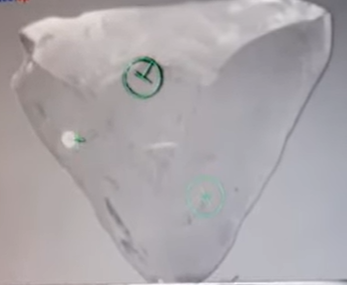
#> input picture 11.png, 347 x 285 px
$ python ImageProcess.py   (older library calls are emulated)
#> lines starting #> are read from the running program, lines starting #| are printed output that depends on the picture; after the words box and inside, x2 and y2 are one past the last pixel; in counts of white or black regions, pixels touching at a corner belong together
import cv2

# Read the original image
img = cv2.imread('11.png')
#> img is the input picture: shape (285, 347, 3); mean B, G, R 170.3, 166.9, 171.6
# Display original image
cv2.imshow('Original', img)
cv2.waitKey(0)

# Convert to graycsale
img_gray = cv2.cvtColor(img, cv2.COLOR_BGR2GRAY)
# Blur the image for better edge detection
img_blur = cv2.GaussianBlur(img_gray, (5, 5), 1.2)

# Sobel Edge Detection
sobelx = cv2.Sobel(src=img_blur, ddepth=cv2.CV_64F, dx=1, dy=0, ksize=1)  # Sobel Edge Detection on the X axis
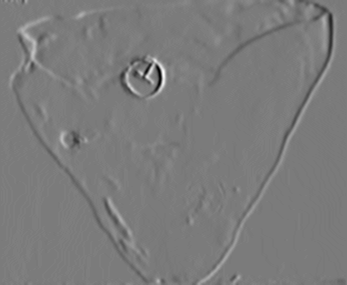
#> sobelx: shape (285, 347) float64; min -53, max 56, mean 0; drawn with min black and max white
sobely = cv2.Sobel(src=img_blur, ddepth=cv2.CV_64F, dx=0, dy=1, ksize=1)  # Sobel Edge Detection on the Y axis
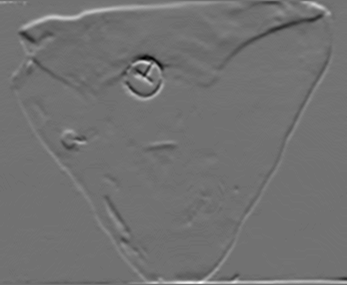
#> sobely: shape (285, 347) float64; min -51, max 64, mean 0.4; drawn with min black and max white
sobelxy = cv2.Sobel(src=img_blur, ddepth=cv2.CV_64F, dx=1, dy=1, ksize=1)  # Combined X and Y Sobel Edge Detection
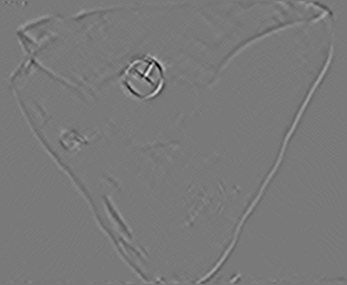
#> sobelxy: shape (285, 347) float64; min -44, max 48, mean 0; drawn with min black and max white
# [12 lines of commented-out code are left out]


edges = cv2.Canny(image=img_blur, threshold1=18, threshold2=31)  # Canny Edge Detection
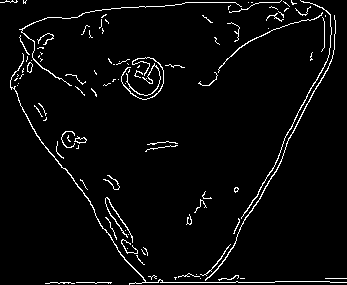
#> edges: shape (285, 347); 3.7% white in thin lines or dots


# [27 lines of commented-out code are left out]


arLeft=[]

for x in range(1, edges.shape[0], 1) :
    flag=0
    lastright = 0
    for y in range(1, edges.shape[1], 1) :

        if edges[x][y] == 255 :
            flag=1
            arLeft.append([x,y])
            lastright= y


        if flag == 0 :
            edges[x][y]=255

    for r in range(lastright,edges.shape[1],1) :
        edges[x][r]=255
#> edges: shape (285, 347); 38.7% white; 91 white regions (63 under 20 px), largest, box (x1, y1, x2, y2) and area: (0, 0, 347, 285) 36403, (121, 57, 164, 100) 314, (218, 12, 323, 73) 146


tempx=0
criticalLeft =[]
criticalRight=[]
pre=arLeft[0]
#> pre = [1, 5]

for val in arLeft:

  if(val[0]!= tempx):
      tempx=val[0]
      criticalLeft.append(val)

  if(val[0] ==pre[0]) :
      pre=val
  else:
      criticalRight.append(pre)
      pre=val
#> after the loop, tempx = 284

criticalRight.append(arLeft[len(arLeft)-1])

for val in criticalLeft:
    edges[val[0]][val[1]] =255
    edges[val[0]][val[1]+1] = 255
    edges[val[0]][val[1]+2] = 255
    edges[val[0]][val[1]+3] = 255
    edges[val[0]][val[1] + 4] = 255
    edges[val[0]][val[1] + 5] = 255
    edges[val[0]][val[1] + 6] = 255
    edges[val[0]][val[1] + 7] = 255
    edges[val[0]][val[1] + 8] = 255
    edges[val[0]][val[1] + 9] = 255
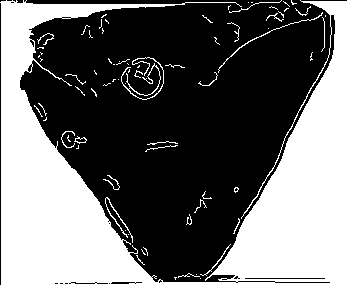
#> edges: shape (285, 347); 40.9% white; 76 white regions (52 under 20 px), largest, box (x1, y1, x2, y2) and area: (0, 0, 347, 285) 38743, (121, 57, 164, 100) 314, (218, 12, 323, 73) 146

for val in criticalRight:
    edges[val[0]][val[1]] =255
    edges[val[0]][val[1]-1] = 255
    edges[val[0]][val[1]-2] = 255
    edges[val[0]][val[1]-3] = 255
    edges[val[0]][val[1] - 4] = 255
    edges[val[0]][val[1] - 5] = 255
    edges[val[0]][val[1] - 6] = 255
    edges[val[0]][val[1] - 7] = 255
    edges[val[0]][val[1] - 8] = 255
    edges[val[0]][val[1] - 9] = 255
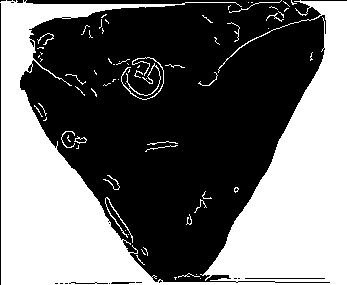
#> edges: shape (285, 347); 42.9% white; 70 white regions (51 under 20 px), largest, box (x1, y1, x2, y2) and area: (0, 0, 347, 285) 41064, (121, 57, 164, 100) 314, (105, 197, 133, 243) 128


#for top reduction
for x in range(criticalLeft[0][0],criticalLeft[0][0]+20,1) :
    for y in range(1,edges.shape[1],1):
        edges[x][y]=255
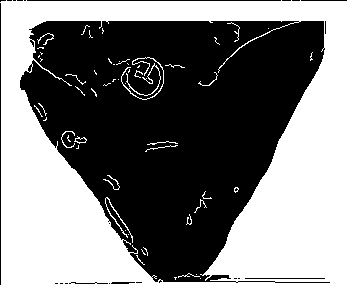
#> edges: shape (285, 347); 47.2% white; 56 white regions (39 under 20 px), largest, box (x1, y1, x2, y2) and area: (0, 0, 347, 285) 45418, (121, 57, 164, 100) 314, (105, 197, 133, 243) 128

cv2.imshow('Canny Edge Detection', edges)

cv2.waitKey(0)

cv2.destroyAllWindows()


##finder


import cv2 as cv
import numpy as np
from matplotlib import pyplot as plt
img = edges
img2 = img.copy()
template = cv.imread('smallpart.png',0)
#> (the run stopped early here; a loop or call above may not have finished)

$ run again, with full.png copied over 11.png
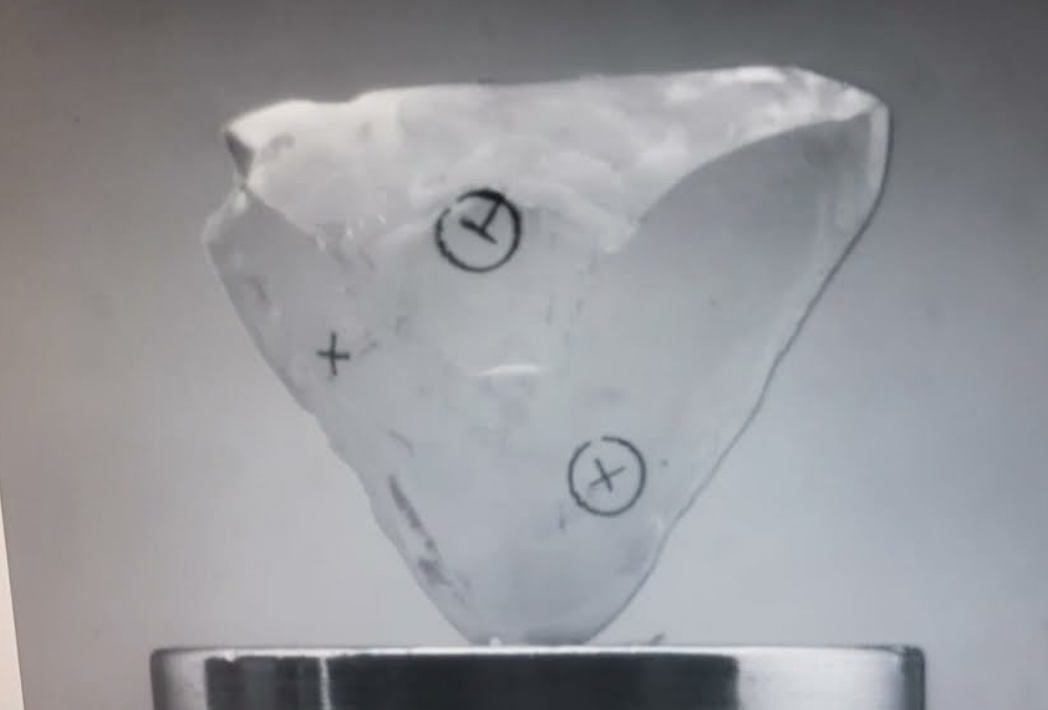
#> input picture full.png, 1048 x 710 px
#> img is the input picture: shape (710, 1048, 3); mean B, G, R 154.8, 150.7, 149.8
#> `edges = cv2.Canny(image=img_blur, threshold1=18, threshold2=31)`:
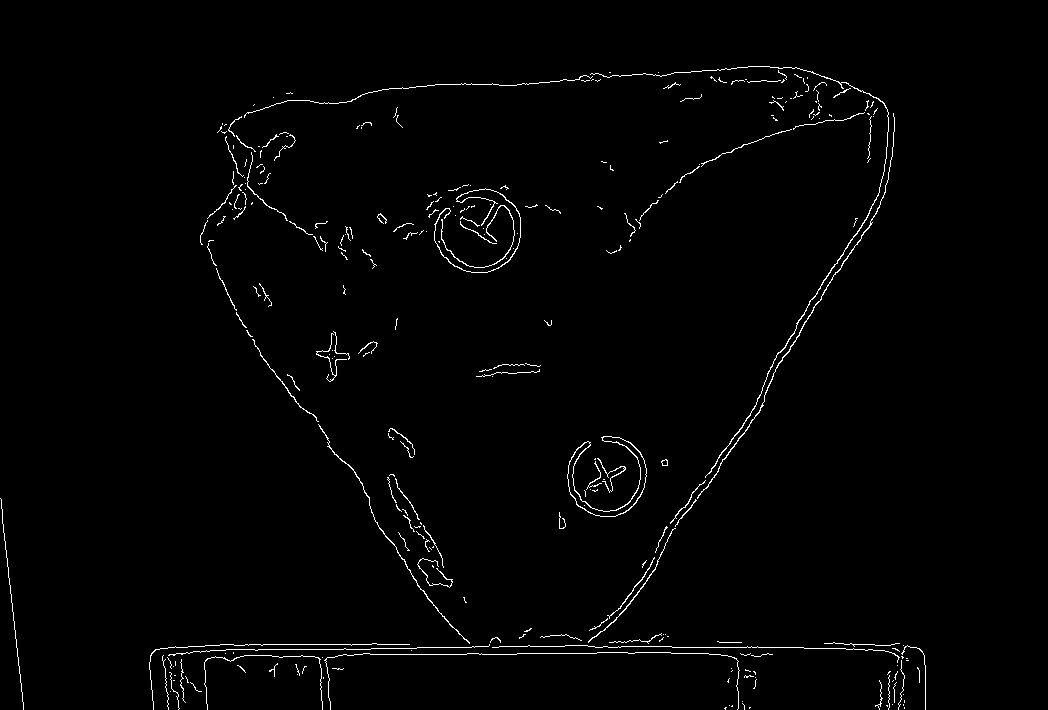
#> edges: shape (710, 1048); 1.4% white in thin lines or dots, all inside (x1, y1, x2, y2) = (0, 66, 926, 710)
#> after the loop `for x in range(criticalLeft[0][0],criticalLeft[0][0]+20,1) :`:
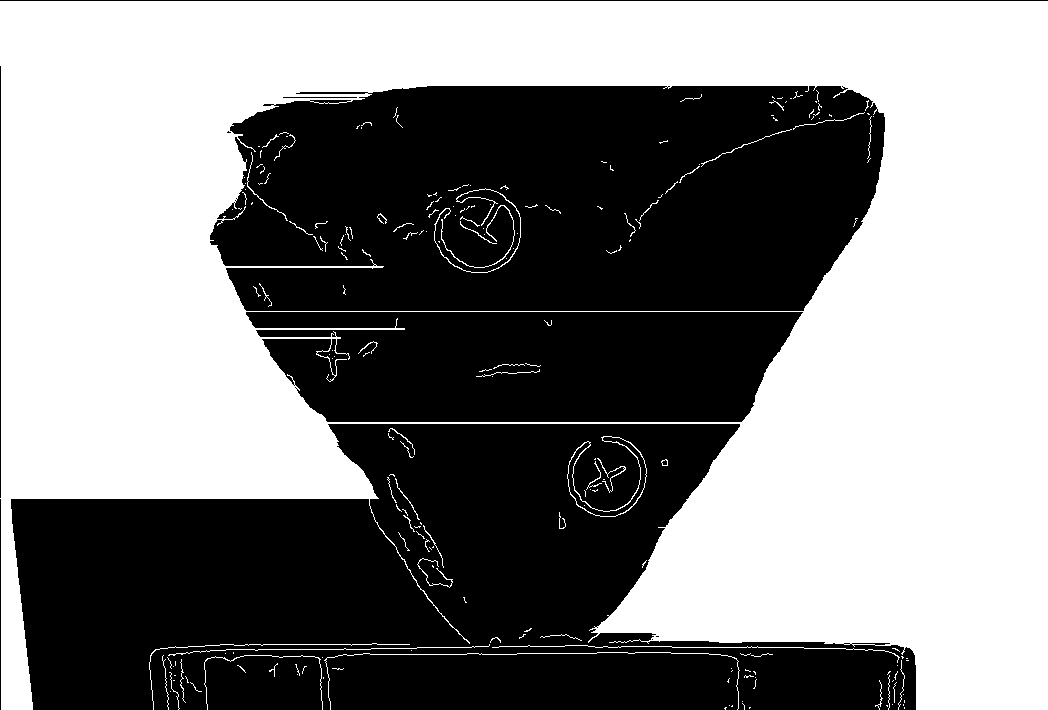
#> edges: shape (710, 1048); 51.2% white; 10 black regions (3 under 20 px), largest, box (x1, y1, x2, y2) and area: (11, 424, 916, 710) 172564, (210, 86, 885, 311) 135711, (246, 312, 803, 422) 52991
